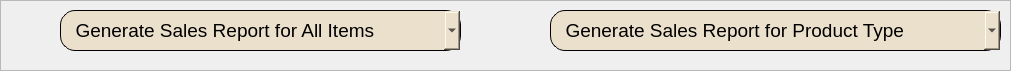
      <widget class="QFrame" name="frame_30">
       <property name="geometry">
        <rect>
         <x>550</x>
         <y>50</y>
         <width>1011</width>
         <height>71</height>
        </rect>
       </property>
       <property name="frameShape">
        <enum>QFrame::StyledPanel</enum>
       </property>
       <property name="frameShadow">
        <enum>QFrame::Raised</enum>
       </property>
       <widget class="QComboBox" name="comboBox_SR_all_items">
        <property name="geometry">
         <rect>
          <x>60</x>
          <y>10</y>
          <width>401</width>
          <height>41</height>
         </rect>
        </property>
        <property name="font">
         <font>
          <pointsize>14</pointsize>
         </font>
        </property>
        <property name="styleSheet">
         <string notr="true">    background-color: #ebe0cc;
    border-radius: 15px;
border: 1px solid #000000; 
text-align: center;</string>
        </property>
        <item>
         <property name="text">
          <string>  Generate Sales Report for All Items</string>
         </property>
        </item>
        <item>
         <property name="text">
          <string>  DAILY</string>
         </property>
        </item>
        <item>
         <property name="text">
          <string>  WEEKLY</string>
         </property>
        </item>
        <item>
         <property name="text">
          <string>  MONTHLY</string>
         </property>
        </item>
       </widget>
       <widget class="QLabel" name="label_17">
        <property name="geometry">
         <rect>
          <x>480</x>
          <y>20</y>
          <width>51</width>
          <height>31</height>
         </rect>
        </property>
        <property name="text">
         <string/>
        </property>
        <property name="pixmap">
         <pixmap resource="jj_owner_resources.qrc">:/JJimages/moneyhand_icon.svg</pixmap>
        </property>
        <property name="scaledContents">
         <bool>true</bool>
        </property>
       </widget>
       <widget class="QComboBox" name="comboBox_SR_prodType">
        <property name="geometry">
         <rect>
          <x>550</x>
          <y>10</y>
          <width>451</width>
          <height>41</height>
         </rect>
        </property>
        <property name="font">
         <font>
          <pointsize>14</pointsize>
         </font>
        </property>
        <property name="styleSheet">
         <string notr="true">    background-color: #ebe0cc;
    border-radius: 15px;
border: 1px solid #000000; 
text-align: center;</string>
        </property>
        <item>
         <property name="text">
          <string>  Generate Sales Report for Product Type</string>
         </property>
        </item>
        <item>
         <property name="text">
          <string>  ROOF</string>
         </property>
        </item>
        <item>
         <property name="text">
          <string>  SPANDREL</string>
         </property>
        </item>
        <item>
         <property name="text">
          <string>  GUTTER</string>
         </property>
        </item>
       </widget>
      </widget>
